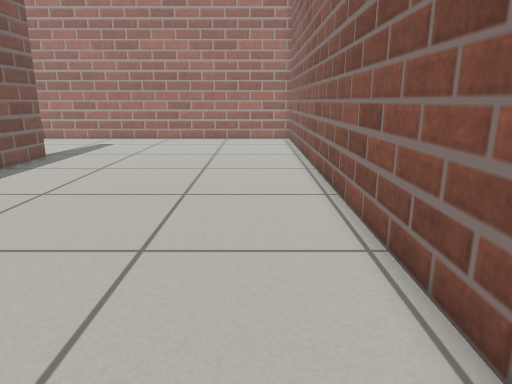
view 1 (above)

16 first-person views from a walk through a world built for the Gazebo simulator. The camera is 0.64 m above the floor, tilts 14° down and sees 70° across. The floor is counted in squares, 0.25 m on a side. Each view is taken from the middle of a square. On the plan, view 1 faces up. The plan holds only what a view shows up to about 20 squares ahead; the rest is blank. Robots are left out.

view 2
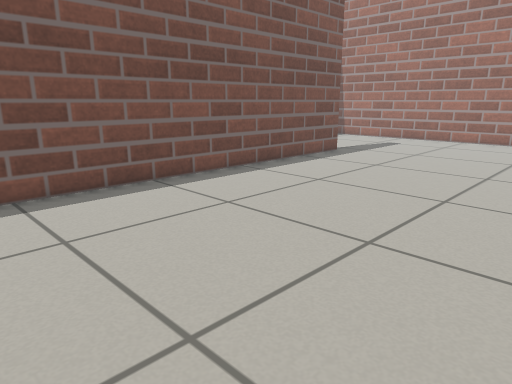

view 3
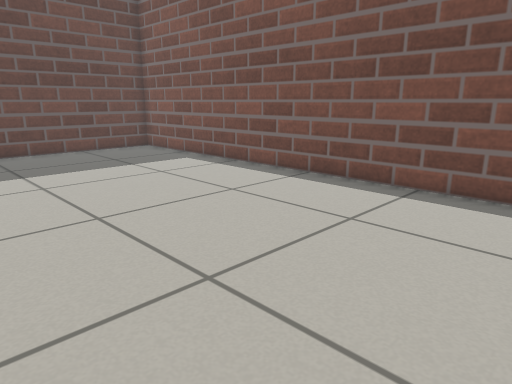

view 4
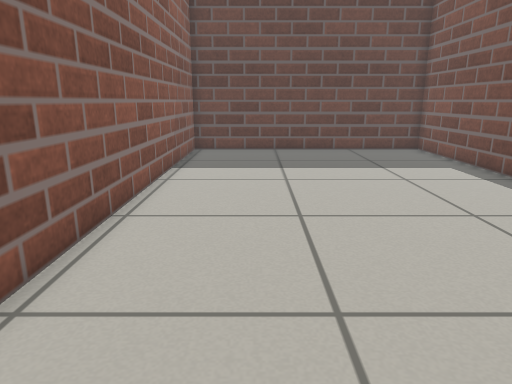

view 5
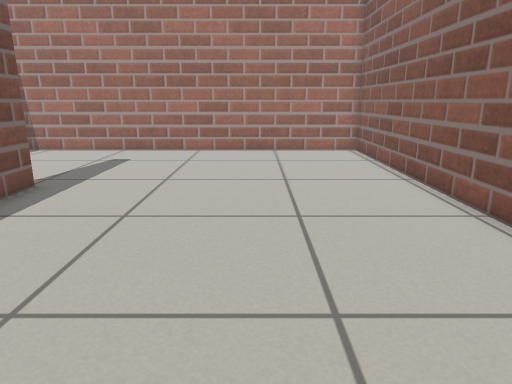

view 6
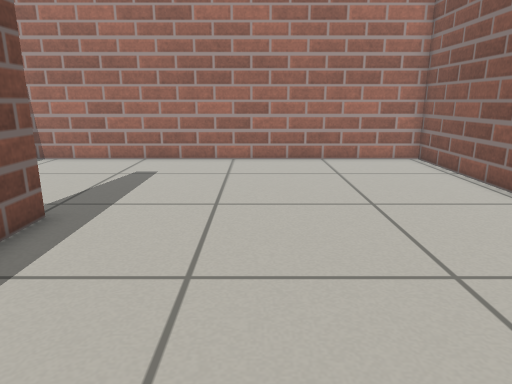

view 7
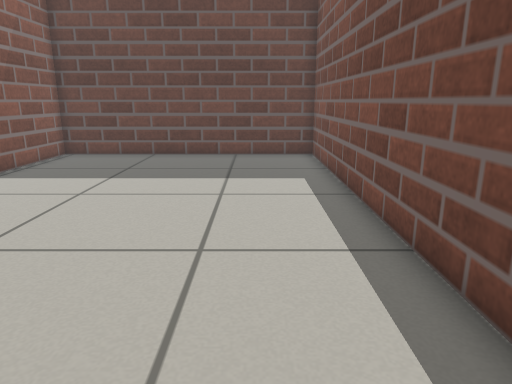

view 8
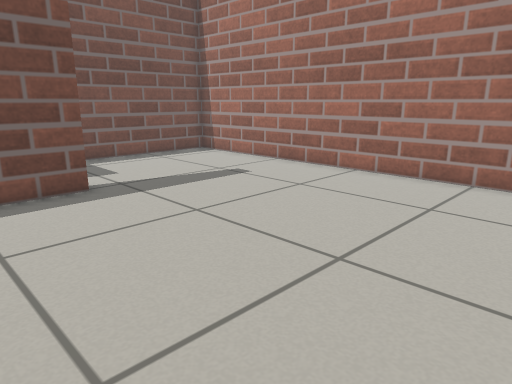

view 9
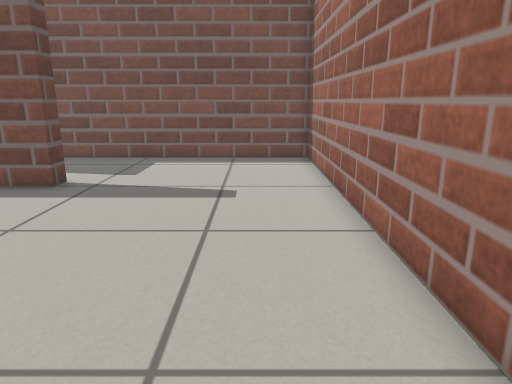

view 10
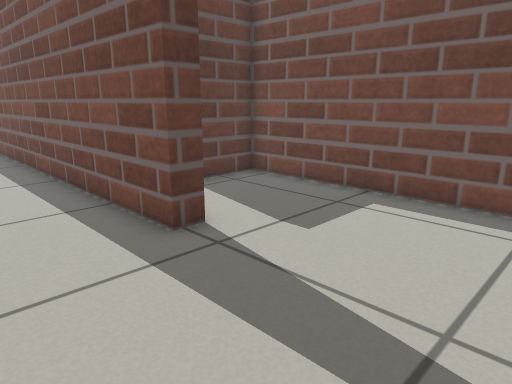

view 11
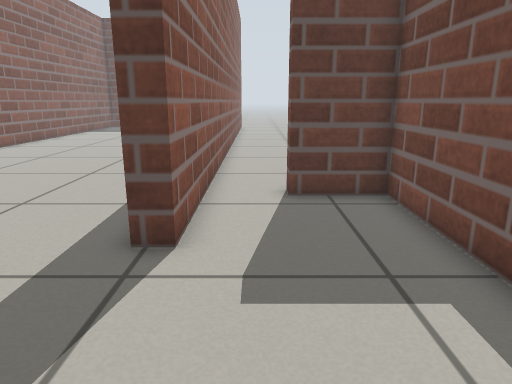

view 12
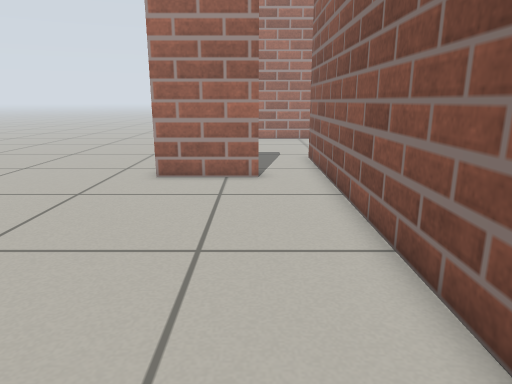

view 13
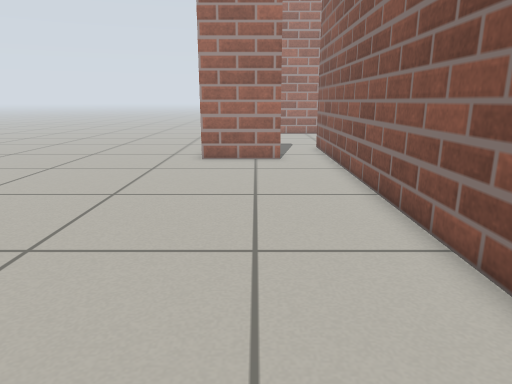

view 14
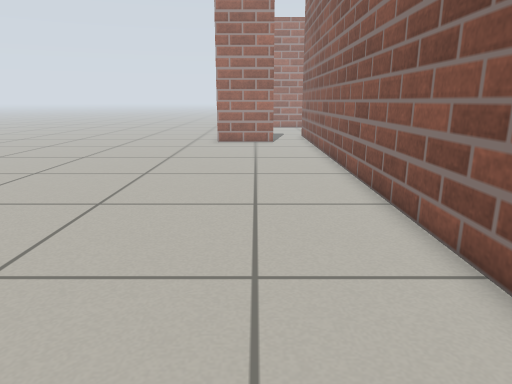

view 15
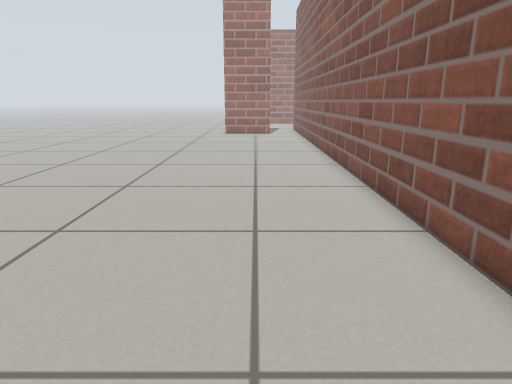

view 16
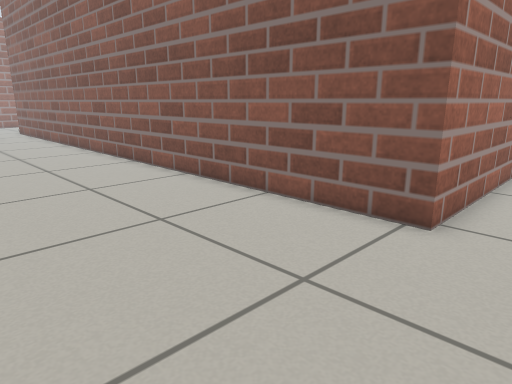

### Floor plan
Points are (right, up) in squares from view 1. A wall is a line through its corners. A room is listed if a view was taken in it or the views show most of it. See-through windows are left out.
Room 1 (views 1, 2, 3, 4, 5, 6, 7, 8, 9, 10)
walls: (-10.6, 16.9) (-9.8, 16.9) (-9.8, -13.8) (2.3, -13.8) (2.3, 25.4) (-11.6, 25.4)
ways out: opening at (-10.5, 21) to room 2
Room 2 (view 11)
walls: (-11.6, 25.4) (-15.6, 25.4) (-15.6, 13.2) (-12.9, 13.2) (-12.9, 12.4); (-10.6, 11.4) (-10.6, 16.9)
ways out: opening at (-10.5, 21) to room 1; opening at (-12, 12.5) to room 3
Room 3 (views 12, 13, 14, 15, 16)
walls: (-12.9, 12.4) (-16.5, 12.4); (-3.6, -14.6) (-10.6, -14.6) (-10.6, 11.4)
ways out: opening at (-12, 12.5) to room 2

Where each view was taken, in squares from view 1:
view 1: 0 up, 0 right, facing up
view 2: 0 up, 1 right, facing up-left
view 3: 6 up, 1 right, facing down-left
view 4: 6 up, 1 left, facing down
view 5: 6 up, 3 left, facing up
view 6: 9 up, 5 left, facing up
view 7: 4 up, 7 left, facing down
view 8: 13 up, 1 right, facing up-left
view 9: 23 up, 1 right, facing left
view 10: 23 up, 6 left, facing down-left
view 11: 23 up, 12 left, facing down
view 12: 0 up, 13 left, facing up
view 13: 4 down, 14 left, facing up
view 14: 11 down, 14 left, facing up
view 15: 17 down, 14 left, facing up
view 16: 17 down, 18 left, facing up-right
